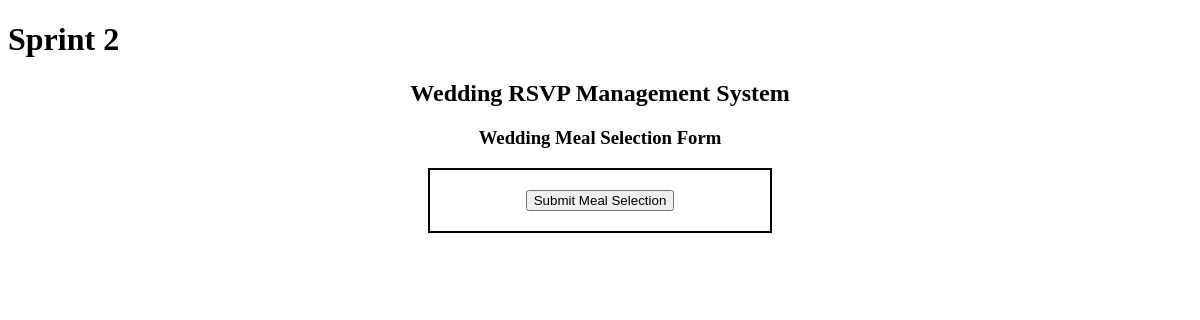
Page /meal/5 on the earlier database version.
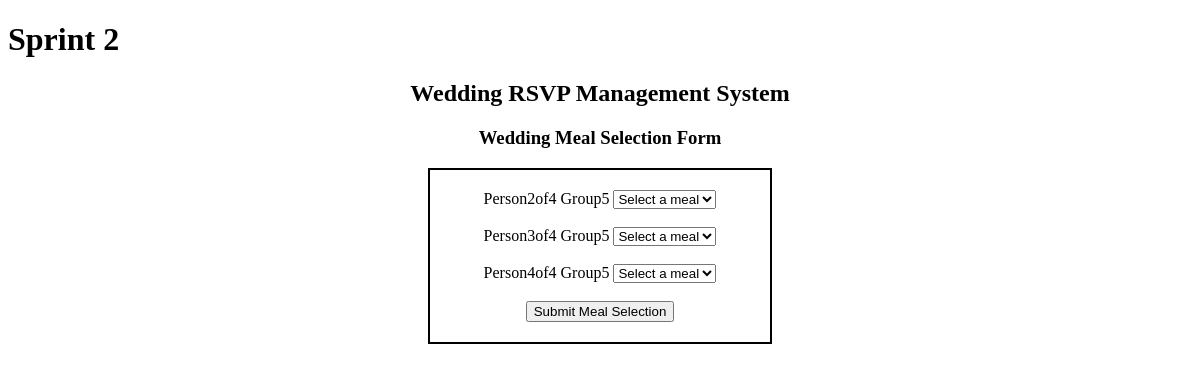
Same page on the later database version.
### tables this page shows
CREATE TABLE "guests" (
    guest_id INTEGER PRIMARY KEY,
    invite_id INTEGER,
    first_name TEXT NOT NULL,
    last_name TEXT NOT NULL,
    rsvp_status TEXT DEFAULT 'Not Responded',
    FOREIGN KEY (invite_id) REFERENCES invites(invite_id)
);

### app.py (the view, shortened to what this page needs)
@app.route("/meal/<int:invite_id>", methods=["GET", "POST"])
def meal(invite_id):
    connection = sqlite3.connect(database)
    cursor = connection.cursor()
    cursor.execute(
        "SELECT guest_id, first_name, last_name FROM guests WHERE invite_id = ? AND rsvp_status = 'Attending'",
        (invite_id,)
    )
    guests = cursor.fetchall()
    cursor.execute(
        "SELECT meal_id, meal_name FROM meal_options"
    )
    meal_options = cursor.fetchall()
    connection.close()
    return render_template(
        "meal.html",
        guests=guests,
        meal_options=meal_options
    )

### templates/meal.html (shortened to what this page needs)
<!DOCTYPE html>
<html lang="en">
<head>
    <link rel="stylesheet" href="{{ url_for('static', filename='css/styles.css') }}">
</head>
<body>
    <h1>Sprint 2</h1>
    <h2>Wedding RSVP Management System</h2>
    <h3>Wedding Meal Selection Form</h3>
	<div class="form-box">
        <form method="POST">
        {% for guest in guests %}
			<label for="meal_{{ guest[0] }}">
                {{ guest[1] }} {{ guest[2] }}
            </label>
                <select id="meal_{{ guest[0] }}"
                        name="meal_{{ guest[0] }}"
                        required>
					<option value="" disabled selected>
                        Select a meal
                    </option>
                </select>
                <br><br>
            {% endfor %}
			<button type="submit">Submit Meal Selection</button>
		</form>
	</div>
</body>
</html>

Differences in the rows shown:
now on this page (row edited): guests: first_name "Person2of4", last_name "Group5"
now on this page (row edited): guests: first_name "Person3of4", last_name "Group5"
now on this page (row edited): guests: first_name "Person4of4", last_name "Group5"
